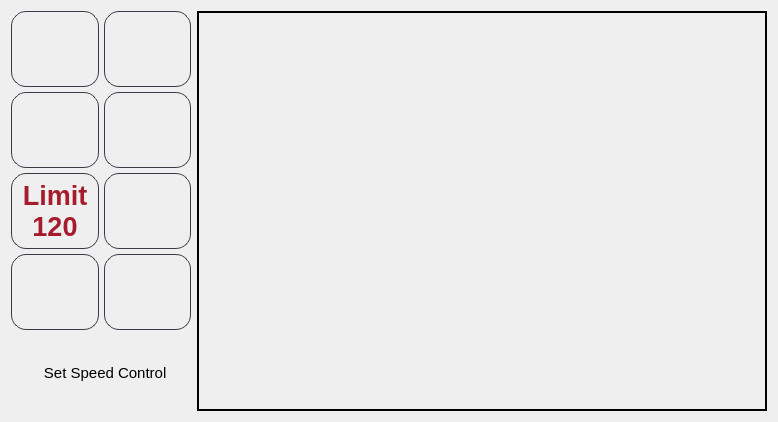
        <widget class="QWidget" name="home_tab">
         <property name="sizePolicy">
          <sizepolicy hsizetype="Ignored" vsizetype="Ignored">
           <horstretch>0</horstretch>
           <verstretch>0</verstretch>
          </sizepolicy>
         </property>
         <attribute name="icon">
          <iconset resource="resources/icons.qrc">
           <normaloff>:/tabs_icons/icons/tabs_icons/home.png</normaloff>:/tabs_icons/icons/tabs_icons/home.png</iconset>
         </attribute>
         <attribute name="title">
          <string>Home</string>
         </attribute>
         <layout class="QGridLayout" name="gridLayout">
          <item row="0" column="0">
           <layout class="QHBoxLayout" name="horizontalLayout_2" stretch="1,4">
            <item>
             <layout class="QVBoxLayout" name="verticalLayout_4" stretch="1,1,1,1,1">
              <property name="spacing">
               <number>5</number>
              </property>
              <item>
               <layout class="QHBoxLayout" name="horizontalLayout_13" stretch="1,1">
                <property name="spacing">
                 <number>5</number>
                </property>
                <item>
                 <widget class="QLabel" name="warning_icon1">
                  <property name="sizePolicy">
                   <sizepolicy hsizetype="Preferred" vsizetype="Preferred">
                    <horstretch>0</horstretch>
                    <verstretch>0</verstretch>
                   </sizepolicy>
                  </property>
                  <property name="minimumSize">
                   <size>
                    <width>75</width>
                    <height>75</height>
                   </size>
                  </property>
                  <property name="maximumSize">
                   <size>
                    <width>16777215</width>
                    <height>16777215</height>
                   </size>
                  </property>
                  <property name="baseSize">
                   <size>
                    <width>75</width>
                    <height>75</height>
                   </size>
                  </property>
                  <property name="styleSheet">
                   <string notr="true">border: 1px solid #3d3846;
border-radius: 15px;  /* Makes the boarder rounded */
background: transparent;
</string>
                  </property>
                  <property name="text">
                   <string/>
                  </property>
                  <property name="scaledContents">
                   <bool>true</bool>
                  </property>
                  <property name="alignment">
                   <set>Qt::AlignCenter</set>
                  </property>
                 </widget>
                </item>
                <item>
                 <widget class="QLabel" name="warning_icon2">
                  <property name="sizePolicy">
                   <sizepolicy hsizetype="Preferred" vsizetype="Preferred">
                    <horstretch>0</horstretch>
                    <verstretch>0</verstretch>
                   </sizepolicy>
                  </property>
                  <property name="minimumSize">
                   <size>
                    <width>75</width>
                    <height>75</height>
                   </size>
                  </property>
                  <property name="maximumSize">
                   <size>
                    <width>16777215</width>
                    <height>16777215</height>
                   </size>
                  </property>
                  <property name="baseSize">
                   <size>
                    <width>75</width>
                    <height>75</height>
                   </size>
                  </property>
                  <property name="styleSheet">
                   <string notr="true">border: 1px solid #3d3846;
border-radius: 15px;  /* Makes the boarder rounded */
background: transparent;
</string>
                  </property>
                  <property name="text">
                   <string/>
                  </property>
                  <property name="scaledContents">
                   <bool>true</bool>
                  </property>
                  <property name="alignment">
                   <set>Qt::AlignCenter</set>
                  </property>
                 </widget>
                </item>
               </layout>
              </item>
              <item>
               <layout class="QHBoxLayout" name="horizontalLayout_5" stretch="1,1">
                <property name="spacing">
                 <number>5</number>
                </property>
                <item>
                 <widget class="QLabel" name="warning_icon3">
                  <property name="sizePolicy">
                   <sizepolicy hsizetype="Preferred" vsizetype="Preferred">
                    <horstretch>0</horstretch>
                    <verstretch>0</verstretch>
                   </sizepolicy>
                  </property>
                  <property name="minimumSize">
                   <size>
                    <width>75</width>
                    <height>75</height>
                   </size>
                  </property>
                  <property name="maximumSize">
                   <size>
                    <width>16777215</width>
                    <height>16777215</height>
                   </size>
                  </property>
                  <property name="baseSize">
                   <size>
                    <width>75</width>
                    <height>75</height>
                   </size>
                  </property>
                  <property name="font">
                   <font>
                    <pointsize>20</pointsize>
                    <weight>75</weight>
                    <bold>true</bold>
                   </font>
                  </property>
                  <property name="styleSheet">
                   <string notr="true">border: 1px solid #3d3846;
border-radius: 15px;  /* Makes the boarder rounded */
background: transparent;</string>
                  </property>
                  <property name="text">
                   <string/>
                  </property>
                  <property name="scaledContents">
                   <bool>true</bool>
                  </property>
                  <property name="alignment">
                   <set>Qt::AlignCenter</set>
                  </property>
                 </widget>
                </item>
                <item>
                 <widget class="QLabel" name="warning_icon4">
                  <property name="sizePolicy">
                   <sizepolicy hsizetype="Preferred" vsizetype="Preferred">
                    <horstretch>0</horstretch>
                    <verstretch>0</verstretch>
                   </sizepolicy>
                  </property>
                  <property name="minimumSize">
                   <size>
                    <width>75</width>
                    <height>75</height>
                   </size>
                  </property>
                  <property name="maximumSize">
                   <size>
                    <width>16777215</width>
                    <height>16777215</height>
                   </size>
                  </property>
                  <property name="baseSize">
                   <size>
                    <width>75</width>
                    <height>75</height>
                   </size>
                  </property>
                  <property name="styleSheet">
                   <string notr="true">border: 1px solid #3d3846;
border-radius: 15px;  /* Makes the boarder rounded */
background: transparent;
</string>
                  </property>
                  <property name="text">
                   <string/>
                  </property>
                  <property name="scaledContents">
                   <bool>true</bool>
                  </property>
                  <property name="alignment">
                   <set>Qt::AlignCenter</set>
                  </property>
                 </widget>
                </item>
               </layout>
              </item>
              <item>
               <layout class="QHBoxLayout" name="horizontalLayout_6" stretch="1,1">
                <property name="spacing">
                 <number>5</number>
                </property>
                <item>
                 <widget class="QLabel" name="speed_limit">
                  <property name="sizePolicy">
                   <sizepolicy hsizetype="Preferred" vsizetype="Preferred">
                    <horstretch>0</horstretch>
                    <verstretch>0</verstretch>
                   </sizepolicy>
                  </property>
                  <property name="minimumSize">
                   <size>
                    <width>75</width>
                    <height>75</height>
                   </size>
                  </property>
                  <property name="maximumSize">
                   <size>
                    <width>16777215</width>
                    <height>16777215</height>
                   </size>
                  </property>
                  <property name="baseSize">
                   <size>
                    <width>75</width>
                    <height>75</height>
                   </size>
                  </property>
                  <property name="font">
                   <font>
                    <pointsize>20</pointsize>
                    <weight>75</weight>
                    <bold>true</bold>
                   </font>
                  </property>
                  <property name="styleSheet">
                   <string notr="true">border: 1px solid #3d3846;
border-radius: 15px;  /* Makes the boarder rounded */
background: transparent;
color: rgb(165, 29, 45);
</string>
                  </property>
                  <property name="text">
                   <string>Limit
120</string>
                  </property>
                  <property name="scaledContents">
                   <bool>true</bool>
                  </property>
                  <property name="alignment">
                   <set>Qt::AlignCenter</set>
                  </property>
                 </widget>
                </item>
                <item>
                 <widget class="QLabel" name="speed_limit_warning">
                  <property name="sizePolicy">
                   <sizepolicy hsizetype="Preferred" vsizetype="Preferred">
                    <horstretch>0</horstretch>
                    <verstretch>0</verstretch>
                   </sizepolicy>
                  </property>
                  <property name="minimumSize">
                   <size>
                    <width>75</width>
                    <height>75</height>
                   </size>
                  </property>
                  <property name="maximumSize">
                   <size>
                    <width>16777215</width>
                    <height>16777215</height>
                   </size>
                  </property>
                  <property name="baseSize">
                   <size>
                    <width>75</width>
                    <height>75</height>
                   </size>
                  </property>
                  <property name="styleSheet">
                   <string notr="true">border: 1px solid #3d3846;
border-radius: 15px;  /* Makes the boarder rounded */
background: transparent;
</string>
                  </property>
                  <property name="text">
                   <string/>
                  </property>
                  <property name="scaledContents">
                   <bool>true</bool>
                  </property>
                  <property name="alignment">
                   <set>Qt::AlignCenter</set>
                  </property>
                 </widget>
                </item>
               </layout>
              </item>
              <item>
               <layout class="QHBoxLayout" name="horizontalLayout_7" stretch="1,1">
                <property name="spacing">
                 <number>5</number>
                </property>
                <item>
                 <widget class="QLabel" name="turn_left">
                  <property name="sizePolicy">
                   <sizepolicy hsizetype="Preferred" vsizetype="Preferred">
                    <horstretch>0</horstretch>
                    <verstretch>0</verstretch>
                   </sizepolicy>
                  </property>
                  <property name="minimumSize">
                   <size>
                    <width>75</width>
                    <height>75</height>
                   </size>
                  </property>
                  <property name="maximumSize">
                   <size>
                    <width>16777215</width>
                    <height>16777215</height>
                   </size>
                  </property>
                  <property name="baseSize">
                   <size>
                    <width>75</width>
                    <height>75</height>
                   </size>
                  </property>
                  <property name="font">
                   <font>
                    <pointsize>20</pointsize>
                    <weight>75</weight>
                    <bold>true</bold>
                   </font>
                  </property>
                  <property name="styleSheet">
                   <string notr="true">border: 1px solid #3d3846;
border-radius: 15px;  /* Makes the boarder rounded */
background: transparent;
</string>
                  </property>
                  <property name="text">
                   <string/>
                  </property>
                  <property name="scaledContents">
                   <bool>true</bool>
                  </property>
                  <property name="alignment">
                   <set>Qt::AlignCenter</set>
                  </property>
                 </widget>
                </item>
                <item>
                 <widget class="QLabel" name="turn_right">
                  <property name="sizePolicy">
                   <sizepolicy hsizetype="Preferred" vsizetype="Preferred">
                    <horstretch>0</horstretch>
                    <verstretch>0</verstretch>
                   </sizepolicy>
                  </property>
                  <property name="minimumSize">
                   <size>
                    <width>75</width>
                    <height>75</height>
                   </size>
                  </property>
                  <property name="maximumSize">
                   <size>
                    <width>16777215</width>
                    <height>16777215</height>
                   </size>
                  </property>
                  <property name="baseSize">
                   <size>
                    <width>75</width>
                    <height>75</height>
                   </size>
                  </property>
                  <property name="styleSheet">
                   <string notr="true">border: 1px solid #3d3846;
border-radius: 15px;  /* Makes the boarder rounded */
background: transparent;
</string>
                  </property>
                  <property name="text">
                   <string/>
                  </property>
                  <property name="scaledContents">
                   <bool>true</bool>
                  </property>
                  <property name="alignment">
                   <set>Qt::AlignCenter</set>
                  </property>
                 </widget>
                </item>
               </layout>
              </item>
              <item>
               <widget class="QPushButton" name="speedlimit_button">
                <property name="sizePolicy">
                 <sizepolicy hsizetype="Preferred" vsizetype="Preferred">
                  <horstretch>0</horstretch>
                  <verstretch>0</verstretch>
                 </sizepolicy>
                </property>
                <property name="minimumSize">
                 <size>
                  <width>180</width>
                  <height>70</height>
                 </size>
                </property>
                <property name="maximumSize">
                 <size>
                  <width>16777215</width>
                  <height>16777215</height>
                 </size>
                </property>
                <property name="baseSize">
                 <size>
                  <width>180</width>
                  <height>70</height>
                 </size>
                </property>
                <property name="font">
                 <font>
                  <pointsize>11</pointsize>
                 </font>
                </property>
                <property name="focusPolicy">
                 <enum>Qt::NoFocus</enum>
                </property>
                <property name="styleSheet">
                 <string notr="true">QPushButton {
    border-radius: 15px;  /* Makes the button rounded */
    padding: 10px;
    border: none;
}

QPushButton:checked {
background-color: #F8FAFC;
}
</string>
                </property>
                <property name="text">
                 <string>  Set Speed Control</string>
                </property>
                <property name="icon">
                 <iconset resource="resources/icons.qrc">
                  <normaloff>:/speed_icons/icons/speed/speed_set.png</normaloff>:/speed_icons/icons/speed/speed_set.png</iconset>
                </property>
                <property name="iconSize">
                 <size>
                  <width>32</width>
                  <height>32</height>
                 </size>
                </property>
                <property name="checkable">
                 <bool>true</bool>
                </property>
                <property name="autoExclusive">
                 <bool>false</bool>
                </property>
                <property name="autoDefault">
                 <bool>false</bool>
                </property>
                <property name="default">
                 <bool>false</bool>
                </property>
                <property name="flat">
                 <bool>false</bool>
                </property>
               </widget>
              </item>
             </layout>
            </item>
            <item>
             <widget class="QLabel" name="front_camera_view">
              <property name="sizePolicy">
               <sizepolicy hsizetype="Preferred" vsizetype="Preferred">
                <horstretch>0</horstretch>
                <verstretch>0</verstretch>
               </sizepolicy>
              </property>
              <property name="minimumSize">
               <size>
                <width>570</width>
                <height>400</height>
               </size>
              </property>
              <property name="maximumSize">
               <size>
                <width>16777215</width>
                <height>16777215</height>
               </size>
              </property>
              <property name="sizeIncrement">
               <size>
                <width>-7937</width>
                <height>0</height>
               </size>
              </property>
              <property name="baseSize">
               <size>
                <width>570</width>
                <height>410</height>
               </size>
              </property>
              <property name="frameShape">
               <enum>QFrame::Panel</enum>
              </property>
              <property name="frameShadow">
               <enum>QFrame::Plain</enum>
              </property>
              <property name="lineWidth">
               <number>2</number>
              </property>
              <property name="text">
               <string/>
              </property>
              <property name="textFormat">
               <enum>Qt::RichText</enum>
              </property>
              <property name="scaledContents">
               <bool>true</bool>
              </property>
              <property name="alignment">
               <set>Qt::AlignCenter</set>
              </property>
             </widget>
            </item>
           </layout>
          </item>
         </layout>
        </widget>
